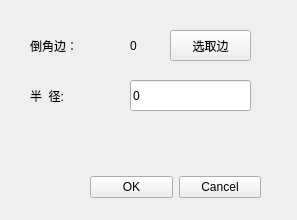
<?xml version="1.0" encoding="UTF-8"?>
<ui version="4.0">
 <class>Fillet</class>
 <widget class="QWidget" name="Fillet">
  <property name="geometry">
   <rect>
    <x>0</x>
    <y>0</y>
    <width>297</width>
    <height>220</height>
   </rect>
  </property>
  <property name="windowTitle">
   <string>Fillet</string>
  </property>
  <widget class="QLabel" name="label_EdgeCount">
   <property name="geometry">
    <rect>
     <x>130</x>
     <y>30</y>
     <width>41</width>
     <height>31</height>
    </rect>
   </property>
   <property name="text">
    <string>0</string>
   </property>
  </widget>
  <widget class="QPushButton" name="pushButton_SelEdge">
   <property name="geometry">
    <rect>
     <x>170</x>
     <y>30</y>
     <width>81</width>
     <height>31</height>
    </rect>
   </property>
   <property name="text">
    <string>选取边</string>
   </property>
  </widget>
  <widget class="QLabel" name="label">
   <property name="geometry">
    <rect>
     <x>30</x>
     <y>30</y>
     <width>91</width>
     <height>31</height>
    </rect>
   </property>
   <property name="text">
    <string>倒角边：</string>
   </property>
  </widget>
  <widget class="QLabel" name="label_2">
   <property name="geometry">
    <rect>
     <x>30</x>
     <y>80</y>
     <width>91</width>
     <height>31</height>
    </rect>
   </property>
   <property name="text">
    <string>半  径:</string>
   </property>
  </widget>
  <widget class="QLineEdit" name="lineEditRadius">
   <property name="geometry">
    <rect>
     <x>130</x>
     <y>80</y>
     <width>121</width>
     <height>31</height>
    </rect>
   </property>
   <property name="text">
    <string>0</string>
   </property>
  </widget>
  <widget class="QWidget" name="horizontalLayoutWidget">
   <property name="geometry">
    <rect>
     <x>90</x>
     <y>170</y>
     <width>171</width>
     <height>34</height>
    </rect>
   </property>
   <layout class="QHBoxLayout" name="horizontalLayout">
    <item>
     <widget class="QPushButton" name="pushButton_OK">
      <property name="text">
       <string>OK</string>
      </property>
     </widget>
    </item>
    <item>
     <widget class="QPushButton" name="pushButton_Cancel">
      <property name="text">
       <string>Cancel</string>
      </property>
     </widget>
    </item>
   </layout>
  </widget>
 </widget>
 <resources/>
 <connections/>
</ui>
